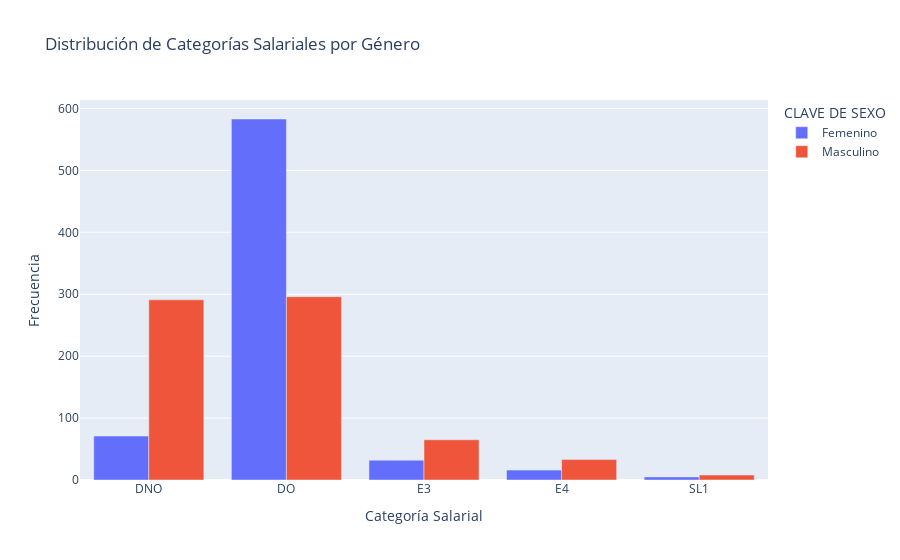
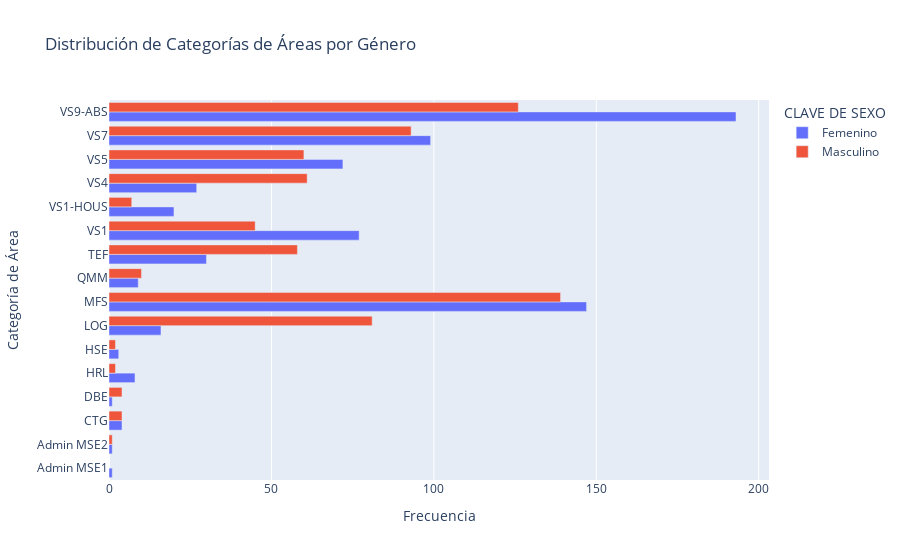
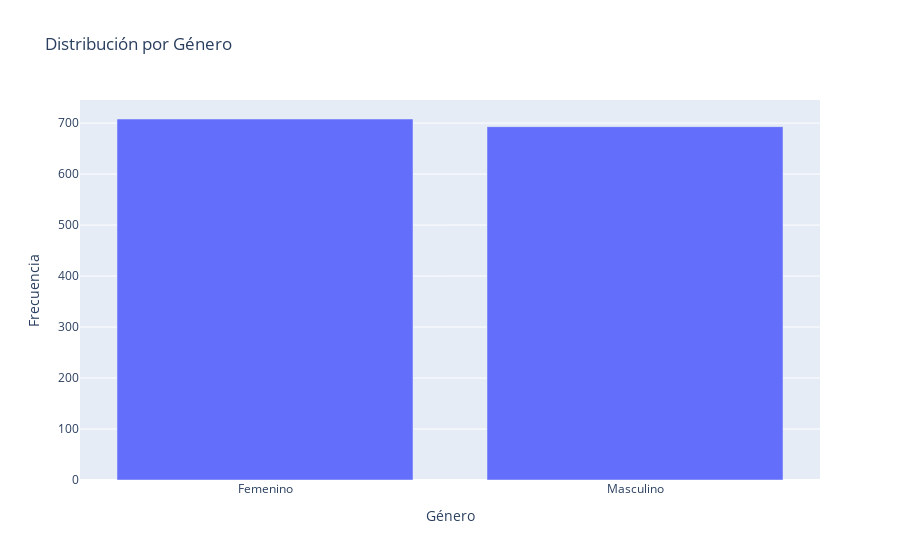
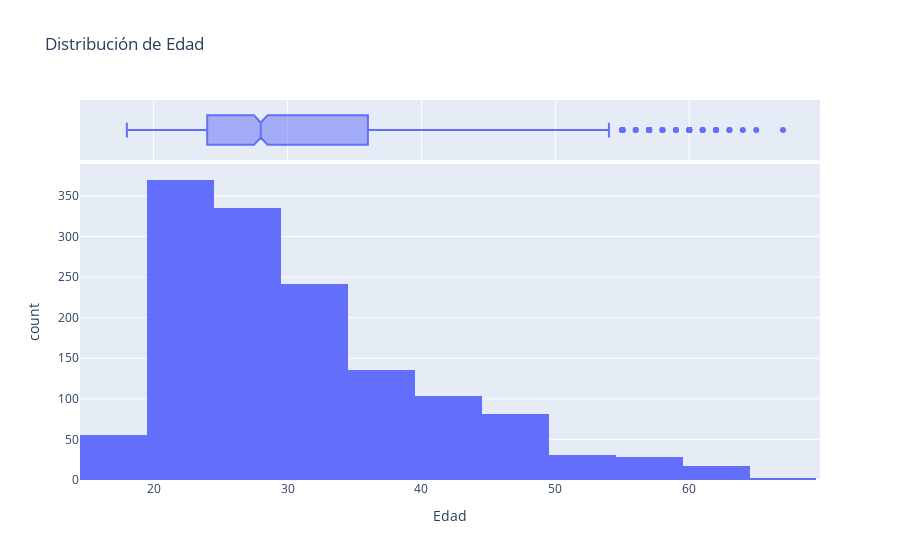

Source (notebook cell) for these figures, in order:
### Markdown cell above
----
# Plots

### Code cell
# Distribución de Categorías Salariales por Género
df = data_limpia[['BANDA', 'CLAVE DE SEXO']]
conteo_banda = df.groupby(['CLAVE DE SEXO', 'BANDA']).size().reset_index(name='conteo')
fig = px.bar(conteo_banda, x='BANDA', y='conteo', color='CLAVE DE SEXO', 
             barmode='group', 
             title='Distribución de Categorías Salariales por Género',
             labels={'conteo': 'Frecuencia', 'BANDA': 'Categoría Salarial'})

fig.show()


# Distribución de Categorías de Áreas por Género
df = data_sucia[['AREA', 'CLAVE DE SEXO']]
conteo_banda = df.groupby(['CLAVE DE SEXO', 'AREA']).size().reset_index(name='conteo')

fig = px.bar(conteo_banda, x='conteo', y='AREA', color='CLAVE DE SEXO', 
             barmode='group', 
             title='Distribución de Categorías de Áreas por Género',
             labels={'conteo': 'Frecuencia', 'AREA': 'Categoría de Área'})
fig.show()

#Distancia
distancias = np.array(data_sucia['Distancia'])

valores, frecuencias = np.unique(distancias, return_counts=True)

plt.figure(figsize=(10, 6))
for i in range(len(valores)):
    plt.scatter(x=np.cos(i)*valores[i], y=np.sin(i)*valores[i], s=frecuencias[i]*100, label=f'{valores[i]}: {frecuencias[i]}')

plt.scatter(0, 0, color='red', s=10)

for i in range(len(valores)):
    plt.plot([0, np.cos(i)*valores[i]], [0, np.sin(i)*valores[i]], color='grey', linestyle='--')

plt.title('Visualización de Distancias y Frecuencias')
plt.xlabel('Eje X')
plt.ylabel('Eje Y')
plt.show()


#SEXO
conteo_sexo = data_sucia['CLAVE DE SEXO'].value_counts().reset_index()
conteo_sexo.columns = ['CLAVE DE SEXO', 'conteo']

fig = px.bar(conteo_sexo, x='CLAVE DE SEXO', y='conteo',
             title='Distribución por Género',
             labels={'conteo': 'Frecuencia', 'CLAVE DE SEXO': 'Género'})
fig.show()


#EDAD
fig = px.histogram(data_sucia, x='EDAD', nbins=10, 
                   title='Distribución de Edad',
                   labels={'EDAD': 'Edad'},
                   marginal='box')  # Puedes quitar 'marginal' si no deseas el diagrama de caja
fig.show()

conteo_estado_civil = data_sucia['ESTADO CIVIL'].value_counts().reset_index()
conteo_estado_civil.columns = ['ESTADO CIVIL', 'conteo']

# ESTADO CIVIL
fig = px.bar(conteo_estado_civil, x='ESTADO CIVIL', y='conteo',
             title='Distribución por Estado Civil',
             labels={'conteo': 'Frecuencia', 'ESTADO CIVIL': 'Estado Civil'})

fig.show()


#HIJOS
conteo_hijos = data_sucia['HIJOS'].value_counts().reset_index()
conteo_hijos.columns = ['HIJOS', 'conteo']

fig = px.bar(conteo_hijos, x='HIJOS', y='conteo',
             title='Distribución del Número de Hijos',
             labels={'conteo': 'Frecuencia', 'HIJOS': 'Número de Hijos'})

fig.show()

#TIENE hijo si no
conteo_tiene_hijos = data_sucia['TIENE HIJOS'].value_counts().reset_index()
conteo_tiene_hijos.columns = ['TIENE HIJOS', 'conteo']

fig = px.bar(conteo_tiene_hijos, x='TIENE HIJOS', y='conteo',
             title='Distribución de Personas con y sin Hijos',
             labels={'conteo': 'Frecuencia', 'TIENE HIJOS': 'Tiene Hijos'})

fig.show()


# Calcula el conteo de cada combinación de 'BANDA' y 'TIPO RENUNCIA'
conteo_banda_tipo = data_sucia.groupby(['BANDA', 'TIPO DE RENUNCIA']).size().reset_index(name='conteo')

# Crea un gráfico de barras con Plotly Express
fig1 = px.bar(conteo_banda_tipo, x='BANDA', y='conteo', color='TIPO DE RENUNCIA', title='BANDA vs. TIPO DE RENUNCIA')

# Muestra el gráfico
fig1.show()


# Calcula el conteo de cada combinación de 'BANDA' y 'MOTIVO DE LA RENUNCIA'
conteo_banda_motivo = data_sucia.groupby(['BANDA', 'MOTIVO DE LA RENUNCIA']).size().reset_index(name='conteo')

# Crea un gráfico de barras con Plotly Express
fig2 = px.bar(conteo_banda_motivo, x='BANDA', y='conteo', color='MOTIVO DE LA RENUNCIA', title='BANDA vs. MOTIVO DE LA RENUNCIA')

# Muestra el gráfico
fig2.show()

# Gráfico para 'BANDA' y 'ANTIGÜEDAD'
fig3 = px.box(data_sucia, x='BANDA', y='ANTIGÜEDAD', title='BANDA vs. ANTIGÜEDAD')
fig3.show()

### Figure 1 — Plotly figure (JSON) as saved in the notebook; plotly's stock layout.template omitted (floating-point values rounded to 4 significant figures)
{"data": [{"alignmentgroup": "True", "hovertemplate": "CLAVE DE SEXO=Femenino<br>Categoría Salarial=%{x}<br>Frecuencia=%{y}<extra></extra>", "legendgroup": "Femenino", "marker": {"color": "#636efa", "pattern": {"shape": ""}}, "name": "Femenino", "offsetgroup": "Femenino", "orientation": "v", "showlegend": true, "textposition": "auto", "type": "bar", "x": ["DNO", "DO", "E3", "E4", "SL1"], "xaxis": "x", "y": [71, 583, 32, 16, 5], "yaxis": "y"}, {"alignmentgroup": "True", "hovertemplate": "CLAVE DE SEXO=Masculino<br>Categoría Salarial=%{x}<br>Frecuencia=%{y}<extra></extra>", "legendgroup": "Masculino", "marker": {"color": "#EF553B", "pattern": {"shape": ""}}, "name": "Masculino", "offsetgroup": "Masculino", "orientation": "v", "showlegend": true, "textposition": "auto", "type": "bar", "x": ["DNO", "DO", "E3", "E4", "SL1"], "xaxis": "x", "y": [291, 296, 65, 33, 8], "yaxis": "y"}], "layout": {"barmode": "group", "legend": {"title": {"text": "CLAVE DE SEXO"}, "tracegroupgap": 0}, "title": {"text": "Distribución de Categorías Salariales por Género"}, "xaxis": {"anchor": "y", "domain": [0, 1], "title": {"text": "Categoría Salarial"}}, "yaxis": {"anchor": "x", "domain": [0, 1], "title": {"text": "Frecuencia"}}}}

### Figure 2 — Plotly figure (JSON) as saved in the notebook; plotly's stock layout.template omitted (floating-point values rounded to 4 significant figures)
{"data": [{"alignmentgroup": "True", "hovertemplate": "CLAVE DE SEXO=Femenino<br>Frecuencia=%{x}<br>Categoría de Área=%{y}<extra></extra>", "legendgroup": "Femenino", "marker": {"color": "#636efa", "pattern": {"shape": ""}}, "name": "Femenino", "offsetgroup": "Femenino", "orientation": "h", "showlegend": true, "textposition": "auto", "type": "bar", "x": [1, 1, 4, 1, 8, 3, 16, 147, 9, 30, 77, 20, 27, 72, 99, 193], "xaxis": "x", "y": ["Admin MSE1", "Admin MSE2", "CTG", "DBE", "HRL", "HSE", "LOG", "MFS", "QMM", "TEF", "VS1", "VS1-HOUS", "VS4", "VS5", "VS7", "VS9-ABS"], "yaxis": "y"}, {"alignmentgroup": "True", "hovertemplate": "CLAVE DE SEXO=Masculino<br>Frecuencia=%{x}<br>Categoría de Área=%{y}<extra></extra>", "legendgroup": "Masculino", "marker": {"color": "#EF553B", "pattern": {"shape": ""}}, "name": "Masculino", "offsetgroup": "Masculino", "orientation": "h", "showlegend": true, "textposition": "auto", "type": "bar", "x": [1, 4, 4, 2, 2, 81, 139, 10, 58, 45, 7, 61, 60, 93, 126], "xaxis": "x", "y": ["Admin MSE2", "CTG", "DBE", "HRL", "HSE", "LOG", "MFS", "QMM", "TEF", "VS1", "VS1-HOUS", "VS4", "VS5", "VS7", "VS9-ABS"], "yaxis": "y"}], "layout": {"barmode": "group", "legend": {"title": {"text": "CLAVE DE SEXO"}, "tracegroupgap": 0}, "title": {"text": "Distribución de Categorías de Áreas por Género"}, "xaxis": {"anchor": "y", "domain": [0, 1], "title": {"text": "Frecuencia"}}, "yaxis": {"anchor": "x", "domain": [0, 1], "title": {"text": "Categoría de Área"}}}}

### Figure 3 — Plotly figure (JSON) as saved in the notebook; plotly's stock layout.template omitted (floating-point values rounded to 4 significant figures)
{"data": [{"alignmentgroup": "True", "hovertemplate": "Género=%{x}<br>Frecuencia=%{y}<extra></extra>", "legendgroup": "", "marker": {"color": "#636efa", "pattern": {"shape": ""}}, "name": "", "offsetgroup": "", "orientation": "v", "showlegend": false, "textposition": "auto", "type": "bar", "x": ["Femenino", "Masculino"], "xaxis": "x", "y": [708, 693], "yaxis": "y"}], "layout": {"barmode": "relative", "legend": {"tracegroupgap": 0}, "title": {"text": "Distribución por Género"}, "xaxis": {"anchor": "y", "domain": [0, 1], "title": {"text": "Género"}}, "yaxis": {"anchor": "x", "domain": [0, 1], "title": {"text": "Frecuencia"}}}}

### Figure 4 — Plotly figure (JSON) as saved in the notebook; plotly's stock layout.template omitted (floating-point values rounded to 4 significant figures; data arrays with more than 128 entries replaced by an {"elided": "..."} marker saying what was removed)
{"data": [{"alignmentgroup": "True", "bingroup": "x", "hovertemplate": "Edad=%{x}<br>count=%{y}<extra></extra>", "legendgroup": "", "marker": {"color": "#636efa", "pattern": {"shape": ""}}, "name": "", "nbinsx": 10, "offsetgroup": "", "orientation": "v", "showlegend": false, "type": "histogram", "x": {"elided": "1401 int values"}, "xaxis": "x", "yaxis": "y"}, {"alignmentgroup": "True", "hovertemplate": "Edad=%{x}<extra></extra>", "legendgroup": "", "marker": {"color": "#636efa"}, "name": "", "notched": true, "offsetgroup": "", "showlegend": false, "type": "box", "x": {"elided": "1401 int values"}, "xaxis": "x2", "yaxis": "y2"}], "layout": {"barmode": "relative", "legend": {"tracegroupgap": 0}, "title": {"text": "Distribución de Edad"}, "xaxis": {"anchor": "y", "domain": [0, 1], "title": {"text": "Edad"}}, "xaxis2": {"anchor": "y2", "domain": [0, 1], "matches": "x", "showgrid": true, "showticklabels": false}, "yaxis": {"anchor": "x", "domain": [0, 0.8316], "title": {"text": "count"}}, "yaxis2": {"anchor": "x2", "domain": [0.8416, 1], "matches": "y2", "showgrid": false, "showline": false, "showticklabels": false, "ticks": ""}}}
